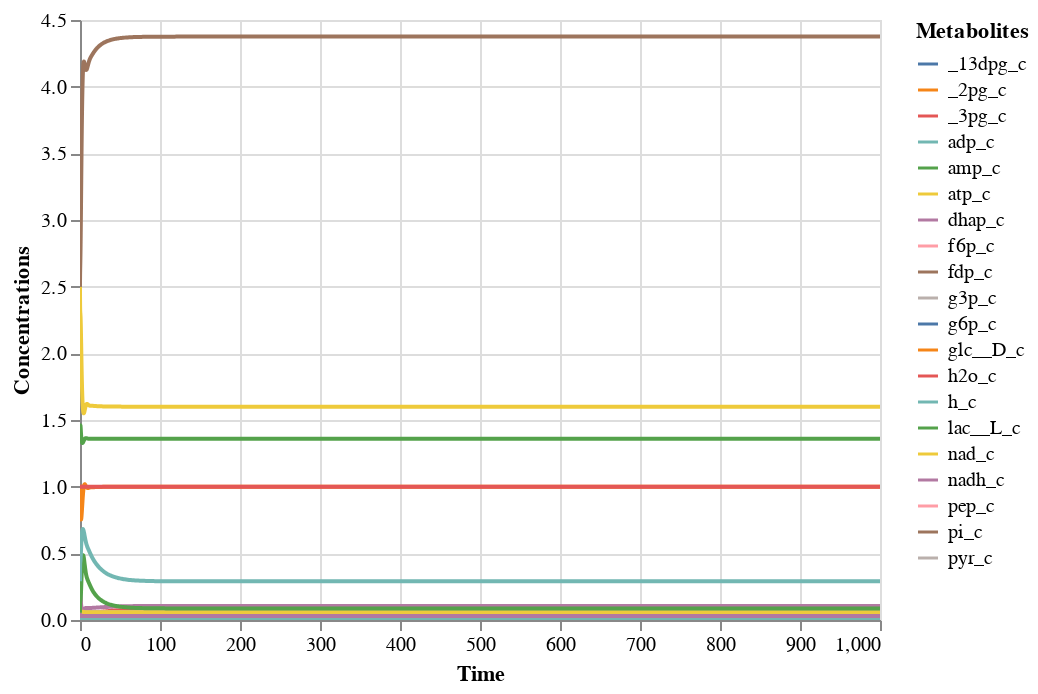

The cell this chart's notebook holds for it:
### Code cell
selection = alt.selection_multi(fields=['Metabolites'])

color = alt.condition(selection,
                alt.Color('Metabolites:N', legend=None,
                    scale=alt.Scale(scheme='rainbow')),
                alt.value('lightgray'))



line = alt.Chart(data).mark_line(clip=True).encode(
alt.X('Time:Q',
# scale=alt.Scale(type = x_plot_type, 
# domain = xlim,
#                   zero=True,
                    # 
                    
                    # ,axis=alt.Axis(tickCount=5)
                    ),
alt.Y('Concentrations:Q'
# title=ylabel,scale=alt.Scale(type=y_plot_type,
# padding = 10,domain = ylim,
#                   zero=True, 
                    # ),axis=alt.Axis(grid=False,tickCount=5)
                    ),
color='Metabolites:N')
# .properties(width=width, height=height)




## trying hover and click
click = alt.selection_multi(
    empty='none' # empty selection matches no points
)
hover = alt.selection_single(on='mouseover',  # select on mouseover
    nearest=True,    # select nearest point to mouse cursor
    empty='none'     # empty selection should match nothing
)
base = line.transform_filter(
hover | click # filter to points in either selection
)

# layer scatter plot points, halo annotations, and title labels
click_select= alt.layer(
        line.add_selection(hover).add_selection(click),
        base.mark_point(size=100, stroke='firebrick', strokeWidth=1),
        base.mark_text(dx=4, dy=-8, align='right', stroke='white', strokeWidth=2).encode(text='Concentrations:Q'),
        base.mark_text(dx=4, dy=-8, align='right').encode(text ='Concentrations:Q'),
        data=data
    ).properties(
        width=600,
        height=450
    )



legend = alt.Chart(data).mark_point(size=100).encode(
y=alt.Y('Metabolites:N', axis=alt.Axis(orient='right')),
color=color).add_selection(selection)


#   multi line tooltip
nearest = alt.selection(type='single', nearest=True, on='mouseover',
                fields=['Time'])




final=alt.layer(
line).properties(
width=500, height=500)

final=line
# |legend 
final

### Figure 1 — Vega-Lite specification as saved in the notebook (floating-point values rounded to 4 significant figures; data arrays with more than 128 entries replaced by an {"elided": "..."} marker saying what was removed)
{"config": {"view": {"continuousWidth": 400, "continuousHeight": 300}}, "data": {"name": "data-3291316f452b55439a69bd2231794672"}, "mark": {"type": "line", "clip": true}, "encoding": {"color": {"field": "Metabolites", "type": "nominal"}, "x": {"field": "Time", "type": "quantitative"}, "y": {"field": "Concentrations", "type": "quantitative"}}, "$schema": "https://vega.github.io/schema/vega-lite/v4.17.0.json", "datasets": {"data-3291316f452b55439a69bd2231794672": {"elided": "13640 records"}}}
